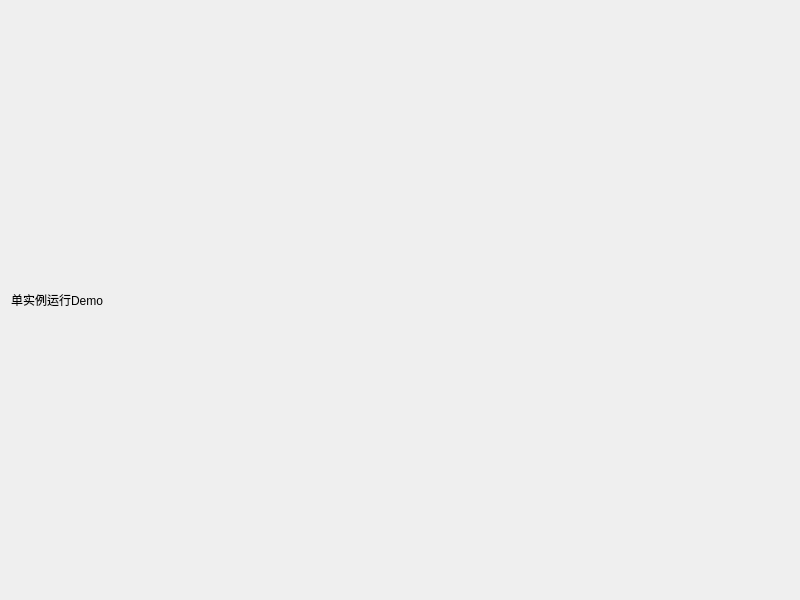
<?xml version="1.0" encoding="UTF-8"?>
<ui version="4.0">
 <class>Widget</class>
 <widget class="QWidget" name="Widget">
  <property name="geometry">
   <rect>
    <x>0</x>
    <y>0</y>
    <width>800</width>
    <height>600</height>
   </rect>
  </property>
  <property name="windowTitle">
   <string>Widget</string>
  </property>
  <layout class="QGridLayout" name="gridLayout">
   <item row="0" column="0">
    <widget class="QLabel" name="label">
     <property name="text">
      <string>单实例运行Demo</string>
     </property>
    </widget>
   </item>
  </layout>
 </widget>
 <resources/>
 <connections/>
</ui>
